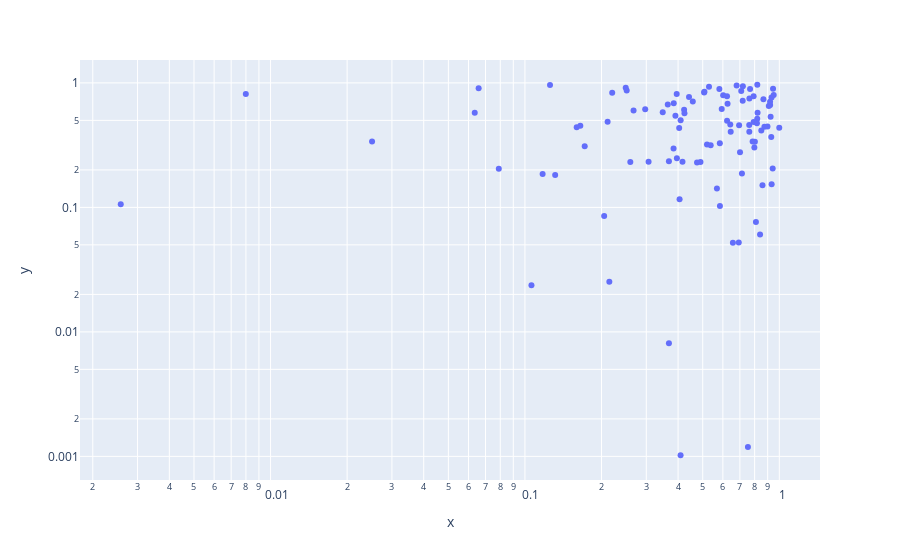

Notebook source saved alongside this figure:
### Code cell
## Log scale
# Do not confuse with log transform
px.scatter(x=x, y=y, log_x=True, log_y=True)
